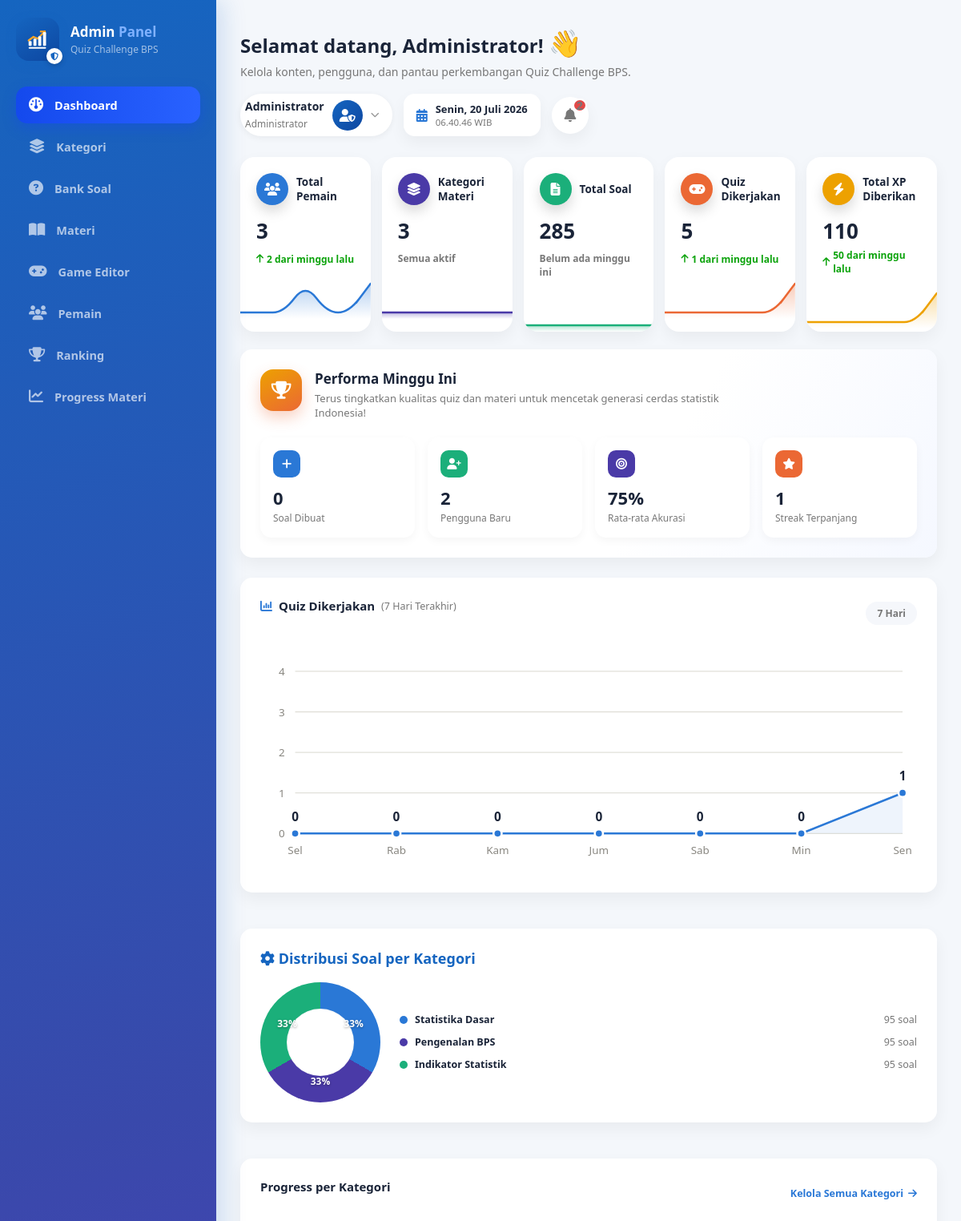
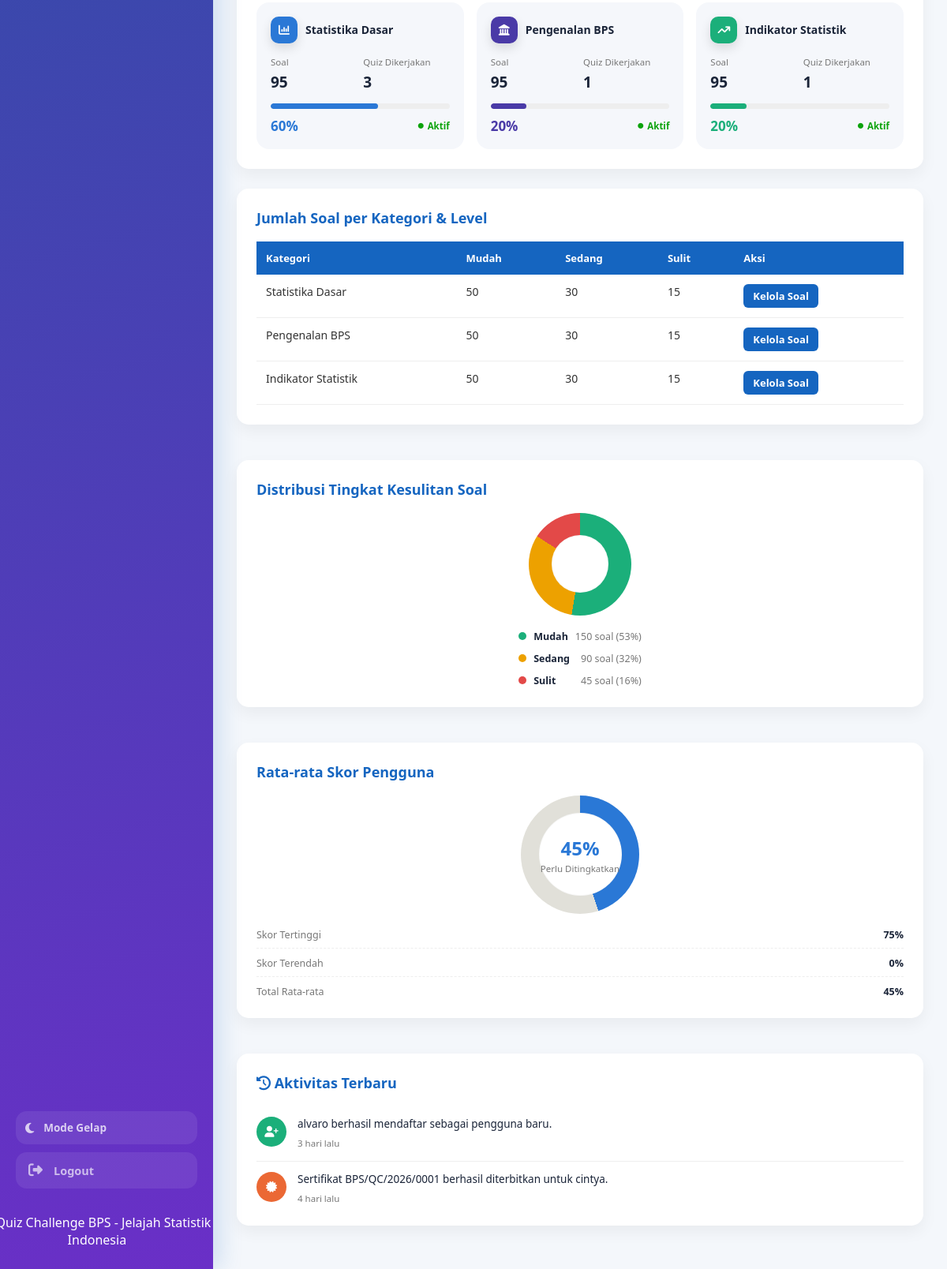
The page /admin/index.php (signed in) on the database its author committed (2 pictures, top to bottom).
### tables this page shows
CREATE TABLE `kategori` (
  `id` int NOT NULL,
  `nama` varchar(100) NOT NULL,
  `icon` varchar(100) DEFAULT NULL,
  `deskripsi` text
);

CREATE TABLE `activity_log` (
  `id` int NOT NULL,
  `tipe` varchar(30) NOT NULL,
  `judul` varchar(255) NOT NULL,
  `icon` varchar(40) NOT NULL DEFAULT 'fa-circle-info',
  `warna` varchar(20) NOT NULL DEFAULT 'blue',
  `user_id` int DEFAULT NULL,
  `dibuat_pada` timestamp NOT NULL DEFAULT CURRENT_TIMESTAMP
);

### admin/index.php (the view, shortened to what the rows shown need)
<?php
require __DIR__ . "/auth.php";
require __DIR__ . "/../inc/functions.php";
$totalUsers = mysqli_fetch_assoc(mysqli_query($conn, "SELECT COUNT(*) c FROM users"))['c'];
$totalKategori = mysqli_fetch_assoc(mysqli_query($conn, "SELECT COUNT(*) c FROM kategori"))['c'];
$totalSoal = mysqli_fetch_assoc(mysqli_query($conn, "SELECT COUNT(*) c FROM soal"))['c'];
$totalAttempt = mysqli_fetch_assoc(mysqli_query($conn, "SELECT COUNT(*) c FROM hasil_quiz"))['c'];
$soalPerKategoriResult = mysqli_query($conn, "
    SELECT k.nama, k.id,
        SUM(CASE WHEN s.level='Mudah' THEN 1 ELSE 0 END) AS mudah,
        SUM(CASE WHEN s.level='Sedang' THEN 1 ELSE 0 END) AS sedang,
        SUM(CASE WHEN s.level='Sulit' THEN 1 ELSE 0 END) AS sulit
    FROM kategori k
    LEFT JOIN soal s ON s.kategori_id = k.id
    GROUP BY k.id
    ORDER BY k.id
");
$soalPerKategori = [];
while ($row = mysqli_fetch_assoc($soalPerKategoriResult)) {
    $row['total'] = (int) $row['mudah'] + (int) $row['sedang'] + (int) $row['sulit'];
    $soalPerKategori[] = $row;
}
$quizHarianResult = mysqli_query($conn, "
    SELECT DATE(tanggal) d, COUNT(*) c
    FROM hasil_quiz
    WHERE tanggal >= CURDATE() - INTERVAL 6 DAY
    GROUP BY DATE(tanggal)
");
$quizHarianMap = [];
while ($row = mysqli_fetch_assoc($quizHarianResult)) {
    $quizHarianMap[$row['d']] = (int) $row['c'];
}
$userHarianResult = mysqli_query($conn, "
    SELECT DATE(created_at) d, COUNT(*) c
    FROM users
    WHERE created_at >= CURDATE() - INTERVAL 6 DAY
    GROUP BY DATE(created_at)
");
$userHarianMap = [];
while ($row = mysqli_fetch_assoc($userHarianResult)) {
    $userHarianMap[$row['d']] = (int) $row['c'];
}
$soalHarianMap = [];
$hariLabel = ['Sen', 'Sel', 'Rab', 'Kam', 'Jum', 'Sab', 'Min'];
$quizHarian = [];
$userHarian = [];
$soalHarian = [];
$kategoriHarian = [];
for ($i = 6; $i >= 0; $i--) {
    $tgl = date('Y-m-d', strtotime("-$i day"));
    $labelHari = $hariLabel[date('N', strtotime($tgl)) - 1];
    $quizHarian[] = ['label' => $labelHari, 'total' => $quizHarianMap[$tgl] ?? 0];
    $userHarian[] = ['label' => $labelHari, 'total' => $userHarianMap[$tgl] ?? 0];
    $soalHarian[] = ['label' => $labelHari, 'total' => $soalHarianMap[$tgl] ?? 0];
    $kategoriHarian[] = ['label' => $labelHari, 'total' => $totalKategori];
}
$kategoriWarna = ['#2a78d6', '#4a3aa7', '#1baf7a'];
$kategoriIkon = ['fa-chart-column', 'fa-landmark', 'fa-arrow-trend-up'];
$totalSoalUntukDonut = max(1, (int) $totalSoal);
$donutStops = [];
$sudutMulai = 0;
foreach ($soalPerKategori as $i => $row) {
    $persen = round(($row['total'] / $totalSoalUntukDonut) * 100);
    $sudutAkhir = $sudutMulai + ($row['total'] / $totalSoalUntukDonut) * 360;
    $donutStops[] = sprintf('%s %.2fdeg %.2fdeg', $kategoriWarna[$i % 3], $sudutMulai, $sudutAkhir);
    $soalPerKategori[$i]['persen'] = $persen;
    $soalPerKategori[$i]['warna'] = $kategoriWarna[$i % 3];
    $soalPerKategori[$i]['ikon'] = $kategoriIkon[$i % 3];
    $sudutTengah = deg2rad($sudutMulai + ($sudutAkhir - $sudutMulai) / 2 - 90);
    $soalPerKategori[$i]['label_x'] = round(50 + cos($sudutTengah) * 32, 2);
    $soalPerKategori[$i]['label_y'] = round(50 + sin($sudutTengah) * 32, 2);
    $sudutMulai = $sudutAkhir;
}
$donutGradient = 'conic-gradient(' . implode(', ', $donutStops) . ')';
$xpDariQuiz = (int) (mysqli_fetch_assoc(mysqli_query($conn, "SELECT COALESCE(SUM(xp),0) t FROM hasil_quiz"))['t']);
$xpDariMateri = (int) (mysqli_fetch_assoc(mysqli_query($conn, "SELECT COALESCE(SUM(xp_diberikan),0) t FROM materi_progress"))['t']);
$totalXpDiberikan = $xpDariQuiz + $xpDariMateri;
$quizPerKategoriResult = mysqli_query($conn, "
    SELECT kategori_id, COUNT(*) c FROM hasil_quiz GROUP BY kategori_id
");
$quizPerKategoriMap = [];
while ($row = mysqli_fetch_assoc($quizPerKategoriResult)) {
    $quizPerKategoriMap[$row['kategori_id']] = (int) $row['c'];
}
$totalQuizUntukProgress = max(1, (int) $totalAttempt);
foreach ($soalPerKategori as $i => $row) {
    $quizKat = $quizPerKategoriMap[$row['id']] ?? 0;
    $soalPerKategori[$i]['quiz_dikerjakan'] = $quizKat;
    $soalPerKategori[$i]['progress_persen'] = (int) round(($quizKat / $totalQuizUntukProgress) * 100);
}
$aktivitasTerbaru = getRecentActivity($conn, 8);
?>
<!DOCTYPE html>
<html lang="id">
<head>
<link rel="stylesheet" href="assets/admin.css?v=<?= filemtime(__DIR__ . "/assets/admin.css"); ?>">
<link rel="stylesheet"
href="https://cdnjs.cloudflare.com/ajax/libs/font-awesome/6.5.2/css/all.min.css">
</head>
<body>
<div class="admin-container">
<?php require __DIR__ . "/partials/nav.php"; ?>
<main class="admin-content">
<div class="admin-topbar admin-topbar-v2">
<div class="admin-topbar-greeting">
<h1>Selamat datang, <?= e($admin['nama']); ?>! <span class="wave">👋</span></h1>
<p>Kelola konten, pengguna, dan pantau perkembangan Quiz Challenge BPS.</p>
</div>
<div class="admin-topbar-right">
<?php require __DIR__ . "/partials/profile_widget.php"; ?>
</div>
</div>
<div class="admin-stats admin-stats-v2">
<div class="stat-card-v2">
<div class="stat-card-body">
<h2><?= (int) $totalUsers; ?></h2>
</div>
</div>
<div class="stat-card-v2">
<div class="stat-card-body">
<h2><?= (int) $totalKategori; ?></h2>
</div>
</div>
<div class="stat-card-v2">
<div class="stat-card-body">
<h2><?= (int) $totalSoal; ?></h2>
</div>
</div>
<div class="stat-card-v2">
<div class="stat-card-body">
<h2><?= (int) $totalAttempt; ?></h2>
</div>
</div>
<div class="stat-card-v2">
<div class="stat-card-body">
<h2><?= (int) $totalXpDiberikan; ?></h2>
</div>
</div>
</div>
<div class="chart-row chart-row-2">
<div class="admin-panel chart-panel">
<div class="chart-panel-head">
<h2><i class="fa-solid fa-chart-column"></i> Quiz Dikerjakan <span>(7 Hari Terakhir)</span></h2>
</div>
</div>
<div class="admin-panel donut-panel">
<h2><i class="fa-solid fa-gear"></i> Distribusi Soal per Kategori</h2>
<div class="donut-body">
<div class="donut-visual">
<div class="donut-ring" style="background:<?= $donutGradient; ?>">
<div class="donut-hole"></div>
<?php foreach ($soalPerKategori as $row) { if ($row['total'] <= 0) continue; ?>
<span class="donut-percent-label" style="left:<?= $row['label_x']; ?>%;top:<?= $row['label_y']; ?>%;"><?= $row['persen']; ?>%</span>
<?php } ?>
</div>
</div>
<ul class="donut-legend">
<?php foreach ($soalPerKategori as $row) { ?>
<li>
<span class="legend-dot" style="background:<?= $row['warna']; ?>"></span>
<span class="legend-name"><?= e($row['nama']); ?></span>
<span class="legend-value"><?= $row['total']; ?> soal</span>
</li>
<?php } ?>
</ul>
</div>
</div>
</div>
<div class="admin-panel progress-kategori-panel">
<div class="chart-panel-head">
<h2>Progress per Kategori</h2>
</div>
<div class="progress-kategori-list">
<?php foreach ($soalPerKategori as $row) { ?>
<div class="progress-kategori-card">
<div class="progress-kategori-top">
<span class="progress-kategori-icon" style="background:<?= $row['warna']; ?>"><i class="fa-solid <?= $row['ikon']; ?>"></i></span>
<b><?= e($row['nama']); ?></b>
</div>
<div class="progress-kategori-stats-row">
<div class="progress-kategori-stat">
<span>Soal</span>
<b><?= $row['total']; ?></b>
</div>
<div class="progress-kategori-stat">
<span>Quiz Dikerjakan</span>
<b><?= $row['quiz_dikerjakan']; ?></b>
</div>
</div>
<div class="progress-kategori-bar-track">
<div class="progress-kategori-bar-fill" style="width:<?= $row['progress_persen']; ?>%;background:<?= $row['warna']; ?>"></div>
</div>
<div class="progress-kategori-bottom">
<b style="color:<?= $row['warna']; ?>"><?= $row['progress_persen']; ?>%</b>
<span class="progress-kategori-badge"><i class="fa-solid fa-circle"></i> Aktif</span>
</div>
</div>
<?php } ?>
</div>
</div>
<div class="chart-row chart-row-3">
<div class="admin-panel table-panel">
<h2>Jumlah Soal per Kategori &amp; Level</h2>
<table class="admin-table">
<thead>
<tr>
<th>Kategori</th>
<th>Mudah</th>
<th>Sedang</th>
<th>Sulit</th>
<th>Aksi</th>
</tr>
</thead>
<tbody>
<?php foreach ($soalPerKategori as $row) { ?>
<tr>
<td><?= e($row['nama']); ?></td>
<td><?= (int) $row['mudah']; ?></td>
<td><?= (int) $row['sedang']; ?></td>
<td><?= (int) $row['sulit']; ?></td>
<td><a class="btn btn-sm" href="soal.php?kategori=<?= $row['id']; ?>">Kelola Soal</a></td>
</tr>
<?php } ?>
</tbody>
</table>
</div>
<div class="admin-panel donut-panel">
<h2>Distribusi Tingkat Kesulitan Soal</h2>
</div>
<div class="admin-panel gauge-panel">
<h2>Rata-rata Skor Pengguna</h2>
</div>
</div>
<div class="admin-panel aktivitas-panel">
<h2><i class="fa-solid fa-clock-rotate-left"></i> Aktivitas Terbaru</h2>
<?php if (empty($aktivitasTerbaru)) { ?>
<p class="aktivitas-kosong">Belum ada aktivitas tercatat.</p>
<?php } else { ?>
<div class="aktivitas-list">
<?php foreach (array_slice($aktivitasTerbaru, 0, 6) as $a) { ?>
<div class="aktivitas-item">
<span class="aktivitas-icon <?= e($a['warna']); ?>"><i class="fa-solid <?= e($a['icon']); ?>"></i></span>
<div class="aktivitas-text">
<p><?= e($a['judul']); ?></p>
<span><?= e($a['waktu_relatif']); ?></span>
</div>
</div>
<?php } ?>
</div>
<?php } ?>
</div>
</main>
</div>
</body>
</html>

### admin/partials/profile_widget.php (shortened to what the rows shown need)
<div class="admin-profile" id="adminProfileWrap">
<div class="admin-profile-info">
<h4><?= e($admin['nama']); ?></h4>
<span>Administrator</span>
</div>
</div>

### rows shown on the page
kategori: persen "33", nama "Pengenalan BPS", total "95", quiz_dikerjakan "1", progress_persen "20", mudah "50", sedang "30", sulit "15"
activity_log: judul "alvaro berhasil mendaftar sebagai pengguna baru.", waktu_relatif "3 hari lalu"
activity_log: judul "Sertifikat BPS/QC/2026/0001 berhasil diterbitkan untuk cintya.", waktu_relatif "4 hari lalu"

### other values the page prints
$admin['nama'] "Administrator"
count($aktivitasTerbaru) "2"
$totalUsers "3"
$usersMingguIni "2"
$totalKategori "3"
$totalSoal "285"
$totalAttempt "5"
$quizMingguIni "1"
$totalXpDiberikan "110"
$xpMingguIni "50"
$performaMingguan['quiz_dibuat'] "0"
$performaMingguan['pengguna_baru'] "2"
$performaMingguan['rata_akurasi'] "75"
$performaMingguan['streak_terpanjang'] "1"
$gl['nilai'] "0"
